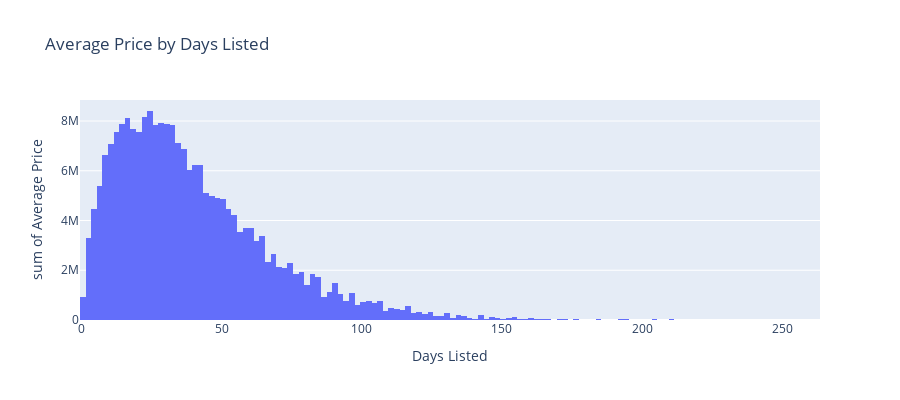

The notebook cell saved with this chart:
### Code cell
px.histogram(car_data, x='days_listed', y='price', title='Average Price by Days Listed', labels={'days_listed': 'Days Listed', 'price': 'Average Price'}, height=400, nbins=200).show()

### Figure 1 — Plotly figure (JSON) as saved in the notebook; plotly's stock layout.template omitted (floating-point values rounded to 4 significant figures; data arrays with more than 128 entries replaced by an {"elided": "..."} marker saying what was removed)
{"data": [{"bingroup": "x", "histfunc": "sum", "hovertemplate": "Days Listed=%{x}<br>sum of Average Price=%{y}<extra></extra>", "legendgroup": "", "marker": {"color": "#636efa", "pattern": {"shape": ""}}, "name": "", "nbinsx": 200, "orientation": "v", "showlegend": false, "type": "histogram", "x": {"elided": "14852 int values"}, "xaxis": "x", "y": {"elided": "14852 int values"}, "yaxis": "y"}], "layout": {"barmode": "relative", "height": 400, "legend": {"tracegroupgap": 0}, "title": {"text": "Average Price by Days Listed"}, "xaxis": {"anchor": "y", "domain": [0, 1], "title": {"text": "Days Listed"}}, "yaxis": {"anchor": "x", "domain": [0, 1], "title": {"text": "sum of Average Price"}}}}
